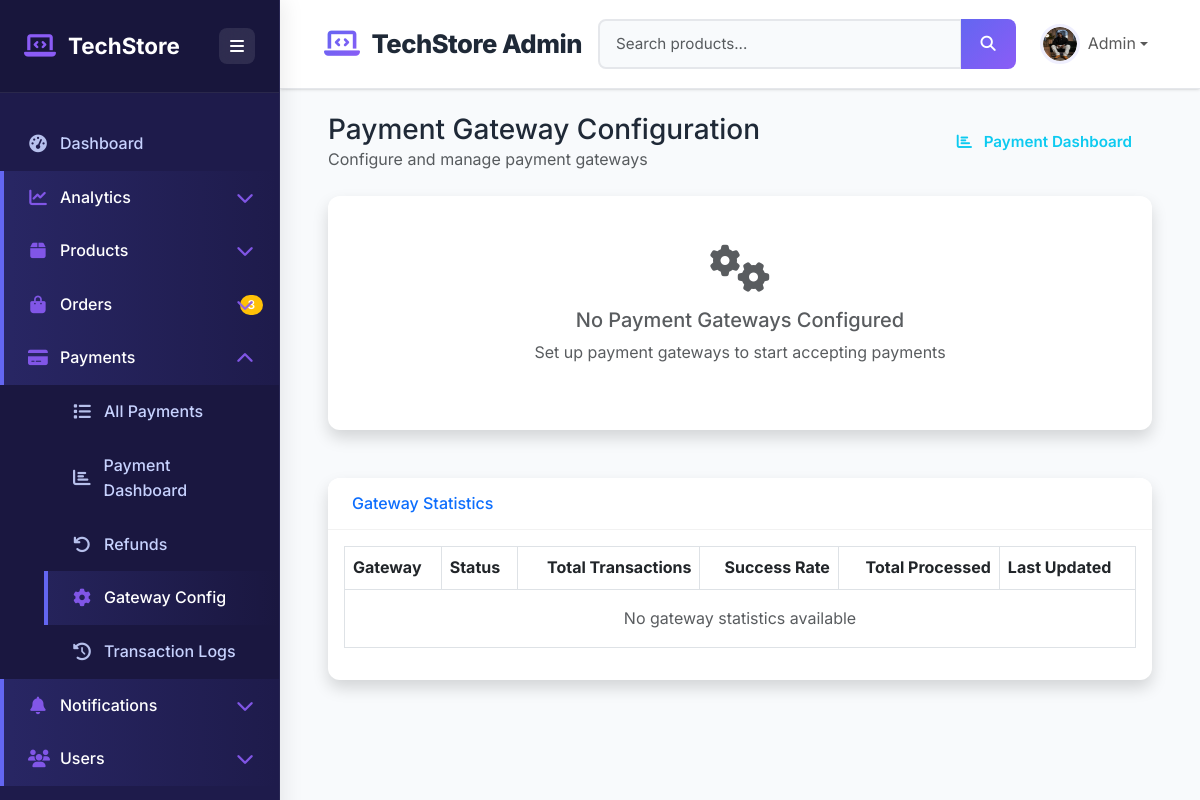
Page /payments/admin/gateways/ (signed in) on the committed database.
### users/models.py (models this page shows, shortened)
class User(AbstractUser):
    ROLE_CHOICES = (
        ('customer', 'Customer'),
        ('seller', 'Seller'),
        ('admin', 'Administrator'),
    )
    role = models.CharField(max_length=20, choices=ROLE_CHOICES, default='customer')
    phone = models.CharField(max_length=20, blank=True)
    address = models.TextField(blank=True)
    city = models.CharField(max_length=100, blank=True)
    state = models.CharField(max_length=100, blank=True)
    country = models.CharField(max_length=100, blank=True)
    zip_code = models.CharField(max_length=20, blank=True)
    profile_picture = models.ImageField(upload_to='profiles/', blank=True)
    email_verified = models.BooleanField(default=False)
    phone_verified = models.BooleanField(default=False)
    email_verification_token = models.CharField(max_length=100, blank=True, null=True)
    email_token_created = models.DateTimeField(null=True, blank=True)
    otp = models.CharField(max_length=6, blank=True)
    otp_expiry = models.DateTimeField(null=True, blank=True)
    created_at = models.DateTimeField(auto_now_add=True)
    updated_at = models.DateTimeField(auto_now=True)
    class Meta:
        db_table = 'users'
    @property
    def profile_picture_url(self):
        if self.profile_picture and hasattr(self.profile_picture, 'url'):
            return self.profile_picture.url
        return None

### payments/views.py (the view)
# urls.py: path('admin/gateways/', views.admin_gateway_list, name='admin_gateway_list'),
@login_required
@user_passes_test(is_admin_or_staff)
def admin_gateway_list(request):
    gateways = PaymentGatewayConfig.objects.all()
    context = {
        'gateways': gateways,
    }
    return render(request, 'admin/payments/gateway_list.html', context)

### templates/admin/payments/gateway_list.html (shortened to what this page needs)
{% extends 'admin/admin_base.html' %}
{% block content %}
<div class="container-fluid px-4">
    <div class="d-flex justify-content-between align-items-center mb-4">
        <div>
            <h1 class="h3 mb-0 text-gray-800">Payment Gateway Configuration</h1>
            <p class="text-muted mb-0">Configure and manage payment gateways</p>
        </div>
        <div>
            <a href="{% url 'payments:admin_payment_dashboard' %}" class="btn btn-outline-info">
                <i class="fas fa-chart-bar me-2"></i> Payment Dashboard
            </a>
        </div>
    </div>
    <div class="row">
        {% for gateway in gateways %}
        <div class="col-lg-4 col-md-6 mb-4">
            <div class="card shadow h-100">
                <div class="card-header py-3 d-flex justify-content-between align-items-center">
                    <h6 class="m-0 font-weight-bold text-primary">{{ gateway.get_name_display }}</h6>
                    <div>
                        {% if gateway.is_active %}
                        <span class="badge bg-success">Active</span>
                        {% else %}
                        <span class="badge bg-secondary">Inactive</span>
                        {% endif %}
                        {% if gateway.is_test_mode %}
                        <span class="badge bg-warning ms-1">Test Mode</span>
                        {% endif %}
                    </div>
                </div>
                <div class="card-body">
                    <div class="mb-3">
                        <small class="text-muted">Display Name:</small>
                        <div>{{ gateway.display_name|default:"Not set" }}</div>
                    </div>
                    <div class="mb-3">
                        <small class="text-muted">Configuration Status:</small>
                        <div>
                            {% if gateway.is_configured %}
                            <span class="badge bg-success">Configured</span>
                            {% else %}
                            <span class="badge bg-danger">Not Configured</span>
                            {% endif %}
                        </div>
                    </div>
                    <div class="mb-3">
                        <small class="text-muted">Supported Currencies:</small>
                        <div>
                            {% for currency in gateway.supported_currencies|slice:":3" %}
                            <span class="badge bg-info me-1">{{ currency }}</span>
                            {% endfor %}
                            {% if gateway.supported_currencies|length > 3 %}
                            <span class="badge bg-secondary">+{{ gateway.supported_currencies|length|add:"-3" }}</span>
                            {% endif %}
                        </div>
                    </div>
                    <div class="mb-3">
                        <small class="text-muted">Transaction Fee:</small>
                        <div>
                            {{ gateway.transaction_fee_percent }}% + ${{ gateway.transaction_fee_fixed }}
                        </div>
                    </div>
                    <div class="mt-4">
                        <div class="d-grid gap-2">
                            <a href="{% url 'payments:admin_gateway_detail' gateway.id %}" class="btn btn-primary">
                                <i class="fas fa-cog me-2"></i> Configure
                            </a>
                            <a href="{% url 'payments:admin_payment_list' %}?gateway={{ gateway.name }}" class="btn btn-outline-secondary">
                                <i class="fas fa-list me-2"></i> View Transactions
                            </a>
                        </div>
                    </div>
                </div>
                <div class="card-footer bg-transparent">
                    <small class="text-muted">
                        Last updated: {{ gateway.updated_at|date:"M d, Y" }}
                    </small>
                </div>
            </div>
        </div>
        {% empty %}
        <div class="col-12">
            <div class="card shadow">
                <div class="card-body text-center py-5">
                    <i class="fas fa-cogs fa-3x text-muted mb-3"></i>
                    <h5 class="text-muted">No Payment Gateways Configured</h5>
                    <p class="text-muted">Set up payment gateways to start accepting payments</p>
                </div>
            </div>
        </div>
        {% endfor %}
    </div>
    <div class="card shadow mt-4">
        <div class="card-header py-3">
            <h6 class="m-0 font-weight-bold text-primary">Gateway Statistics</h6>
        </div>
        <div class="card-body">
            <div class="table-responsive">
                <table class="table table-bordered">
                    <thead>
                        <tr>
                            <th>Gateway</th>
                            <th>Status</th>
                            <th class="text-end">Total Transactions</th>
                            <th class="text-end">Success Rate</th>
                            <th class="text-end">Total Processed</th>
                            <th>Last Updated</th>
                        </tr>
                    </thead>
                    <tbody>
                        {% for gateway in gateways %}
                        <tr>
                            <td>
                                <strong>{{ gateway.get_name_display }}</strong>
                            </td>
                            <td>
                                {% if gateway.is_active %}
                                <span class="badge bg-success">Active</span>
                                {% else %}
                                <span class="badge bg-secondary">Inactive</span>
                                {% endif %}
                                {% if gateway.is_test_mode %}
                                <span class="badge bg-warning ms-1">Test</span>
                                {% else %}
                                <span class="badge bg-primary ms-1">Live</span>
                                {% endif %}
                            </td>
                            <td class="text-end">
                                0
                            </td>
                            <td class="text-end">
                                0%
                            </td>
                            <td class="text-end">
                                $0.00
                            </td>
                            <td>
                                {{ gateway.updated_at|date:"M d, Y" }}
                            </td>
                        </tr>
                        {% empty %}
                        <tr>
                            <td colspan="6" class="text-center py-3 text-muted">
                                No gateway statistics available
                            </td>
                        </tr>
                        {% endfor %}
                    </tbody>
                </table>
            </div>
        </div>
    </div>
</div>
{% endblock %}

### templates/admin/admin_base.html (shortened to what this page needs)
<!DOCTYPE html>
<html lang="en">
<head>
    <link href="https://cdn.jsdelivr.net/npm/bootstrap@5.3.0/dist/css/bootstrap.min.css" rel="stylesheet">
    <link rel="stylesheet" href="https://cdnjs.cloudflare.com/ajax/libs/font-awesome/6.4.0/css/all.min.css">
</head>
<body>
    <div id="sidebar">
        <div class="sidebar-header">
            <h3>
                <i class="fas fa-laptop-code"></i>
                <span>TechStore</span>
            </h3>
            <button id="sidebarToggle" type="button" aria-label="Toggle sidebar">
                <i class="fas fa-bars"></i>
            </button>
        </div>
        <div class="sidebar-menu">
            <a href="{% url 'analytics:analytics_dashboard' %}" class="nav-link">
                <i class="fas fa-tachometer-alt"></i>
                <span>Dashboard</span>
            </a>
            <a href="#analyticsSubmenu" class="nav-link" data-bs-toggle="collapse">
                <i class="fas fa-chart-line"></i>
                <span>Analytics</span>
                <i class="fas fa-chevron-down ms-auto"></i>
            </a>
            <a href="#productsSubmenu" class="nav-link" data-bs-toggle="collapse">
                <i class="fas fa-box"></i>
                <span>Products</span>
                <i class="fas fa-chevron-down ms-auto"></i>
            </a>
            <a href="#ordersSubmenu" class="nav-link" data-bs-toggle="collapse">
                <i class="fas fa-shopping-bag"></i>
                <span>Orders</span>
                {% if pending_orders_count %}
                <span class="badge bg-warning badge-sidebar">{{ pending_orders_count }}</span>
                {% endif %}
                <i class="fas fa-chevron-down ms-auto"></i>
            </a>
            <a href="#paymentsSubmenu" class="nav-link" data-bs-toggle="collapse">
                <i class="fas fa-credit-card"></i>
                <span>Payments</span>
                <i class="fas fa-chevron-down ms-auto"></i>
            </a>
            <div class="collapse" id="paymentsSubmenu">
                <div class="submenu">
                    <a href="{% url 'payments:admin_payment_list' %}" class="nav-link">
                        <i class="fas fa-list"></i>
                        <span>All Payments</span>
                    </a>
                    <a href="{% url 'payments:admin_payment_dashboard' %}" class="nav-link">
                        <i class="fas fa-chart-bar"></i>
                        <span>Payment Dashboard</span>
                    </a>
                    <a href="{% url 'payments:admin_refund_list' %}" class="nav-link">
                        <i class="fas fa-undo"></i>
                        <span>Refunds</span>
                    </a>
                    <a href="{% url 'payments:admin_gateway_list' %}" class="nav-link">
                        <i class="fas fa-cog"></i>
                        <span>Gateway Config</span>
                    </a>
                    <a href="{% url 'payments:admin_transaction_logs' %}" class="nav-link">
                        <i class="fas fa-history"></i>
                        <span>Transaction Logs</span>
                    </a>
                </div>
            </div>
            <a href="#notificationsSubmenu" class="nav-link" data-bs-toggle="collapse">
                <i class="fas fa-bell"></i>
                <span>Notifications</span>
                <i class="fas fa-chevron-down ms-auto"></i>
            </a>
            <a href="#usersSubmenu" class="nav-link" data-bs-toggle="collapse">
                <i class="fas fa-users"></i>
                <span>Users</span>
                <i class="fas fa-chevron-down ms-auto"></i>
            </a>
        </div>
    </div>
    <div id="content">
        <nav class="top-navbar navbar navbar-expand-lg navbar-light">
            <div class="container-fluid">
                <a class="navbar-brand" href="{% url 'analytics:analytics_dashboard' %}">
                    <i class="fas fa-laptop-code"></i>
                    <span>TechStore Admin</span>
                </a>
                <div class="collapse navbar-collapse" id="navbarMain">
                    <form class="d-flex me-3 search-form" action="{% url 'products:product_search' %}" method="get">
                        <div class="input-group">
                            <input type="text" class="form-control search-input" placeholder="Search products..."
                                   name="q" aria-label="Search products">
                            <button class="btn btn-primary search-btn" type="submit">
                                <i class="fas fa-search"></i>
                            </button>
                        </div>
                    </form>
                    <div class="navbar-nav">
                        <div class="nav-item dropdown">
                            <a class="nav-link dropdown-toggle d-flex align-items-center" href="#"
                               id="userDropdown" role="button" data-bs-toggle="dropdown">
                                <div class="user-avatar me-2">
                                    {% if request.user.profile_picture_url %}
                                        <img src="{{ request.user.profile_picture_url }}"
                                             alt="{{ request.user.username }}"
                                             class="rounded-circle w-100 h-100">
                                    {% else %}
                                        <div class="rounded-circle bg-primary d-flex align-items-center justify-content-center w-100 h-100">
                                            <i class="fas fa-user text-white"></i>
                                        </div>
                                    {% endif %}
                                </div>
                                <span class="d-none d-md-inline">{{ request.user.username }}</span>
                            </a>
                        </div>
                    </div>
                </div>
            </div>
        </nav>
        <div class="container-fluid px-4 pt-4">
            {% block content %}{% endblock %}
        </div>
    </div>
</body>
</html>

### rows in the picture
User: user.profile_picture_url (picture), user.username "Admin"

### other values in the picture
{{ pending_orders_count }} "3"
